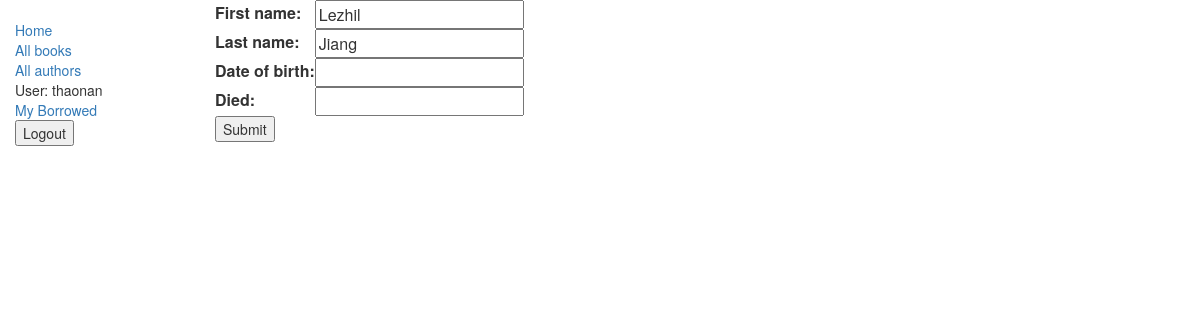
Before: /catalog/author/2/update/ (signed in) with the older database file.
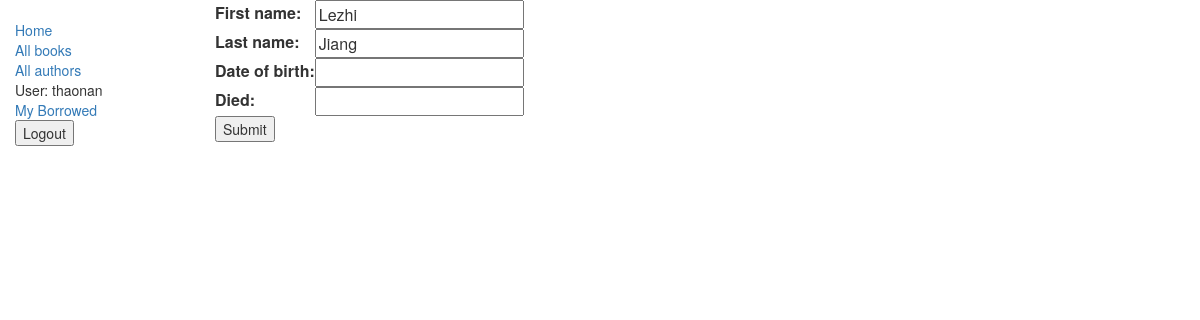
After: the same page with the newer database file.
### catalog/models.py (models this page shows, shortened)
class Author(models.Model):
    first_name = models.CharField(max_length=100)
    last_name = models.CharField(max_length=100)
    date_of_birth = models.DateField(
        null=True,
        blank=True
    )
    date_of_death = models.DateField(
        "Died",
        null=True,
        blank=True
    )

### catalog/views.py (the view)
class AuthorUpdate(UpdateView):
    model = Author
    fields = [
        "first_name",
        "last_name",
        "date_of_birth",
        "date_of_death",
    ]

### catalog/templates/catalog/author_form.html (shortened to what this page needs)
{% extends "base_generic.html" %}
{% block content %}
  <form action="" method="post">
    <table>
      {{ form.as_table }}
    </table>
    <input type="submit" value="Submit" />
  </form>
{% endblock %}

Changed rows visible on the page:
changed Author "Jiang": first_name "Lezhil" → "Lezhi"
